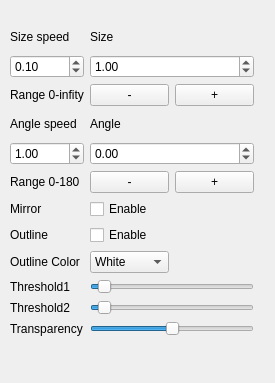
<?xml version="1.0" encoding="UTF-8"?>
<ui version="4.0">
 <class>Controller</class>
 <widget class="QWidget" name="Controller">
  <property name="geometry">
   <rect>
    <x>0</x>
    <y>0</y>
    <width>275</width>
    <height>383</height>
   </rect>
  </property>
  <property name="windowTitle">
   <string>Form</string>
  </property>
  <widget class="QWidget" name="">
   <property name="geometry">
    <rect>
     <x>10</x>
     <y>25</y>
     <width>244</width>
     <height>311</height>
    </rect>
   </property>
   <layout class="QGridLayout" name="gridLayout">
    <item row="0" column="0">
     <widget class="QLabel" name="label_8">
      <property name="text">
       <string>Size speed</string>
      </property>
     </widget>
    </item>
    <item row="0" column="1" colspan="2">
     <widget class="QLabel" name="label_9">
      <property name="text">
       <string>Size</string>
      </property>
     </widget>
    </item>
    <item row="1" column="0">
     <widget class="QDoubleSpinBox" name="SizeSpeed">
      <property name="value">
       <double>0.100000000000000</double>
      </property>
     </widget>
    </item>
    <item row="1" column="1" colspan="2">
     <widget class="QDoubleSpinBox" name="lineEdit_Size">
      <property name="value">
       <double>1.000000000000000</double>
      </property>
     </widget>
    </item>
    <item row="2" column="0">
     <widget class="QLabel" name="label_10">
      <property name="text">
       <string>Range 0-infity</string>
      </property>
     </widget>
    </item>
    <item row="2" column="1">
     <widget class="QPushButton" name="SizeDown">
      <property name="text">
       <string>-</string>
      </property>
     </widget>
    </item>
    <item row="2" column="2">
     <widget class="QPushButton" name="SizeUp">
      <property name="text">
       <string>+</string>
      </property>
     </widget>
    </item>
    <item row="3" column="0">
     <widget class="QLabel" name="label">
      <property name="text">
       <string>Angle speed</string>
      </property>
     </widget>
    </item>
    <item row="3" column="1">
     <widget class="QLabel" name="label_2">
      <property name="text">
       <string>Angle</string>
      </property>
     </widget>
    </item>
    <item row="4" column="0">
     <widget class="QDoubleSpinBox" name="AngleSpeed">
      <property name="value">
       <double>1.000000000000000</double>
      </property>
     </widget>
    </item>
    <item row="4" column="1" colspan="2">
     <widget class="QDoubleSpinBox" name="lineEdit_Angle">
      <property name="minimum">
       <double>-1000.000000000000000</double>
      </property>
      <property name="maximum">
       <double>1000.000000000000000</double>
      </property>
     </widget>
    </item>
    <item row="5" column="0">
     <widget class="QLabel" name="label_5">
      <property name="text">
       <string>Range 0-180</string>
      </property>
     </widget>
    </item>
    <item row="5" column="1">
     <widget class="QPushButton" name="AngleDown">
      <property name="text">
       <string>-</string>
      </property>
     </widget>
    </item>
    <item row="5" column="2">
     <widget class="QPushButton" name="AngleUp">
      <property name="text">
       <string>+</string>
      </property>
     </widget>
    </item>
    <item row="6" column="0">
     <widget class="QLabel" name="label_15">
      <property name="text">
       <string>Mirror</string>
      </property>
     </widget>
    </item>
    <item row="6" column="1">
     <widget class="QCheckBox" name="QCheckBoxMirror">
      <property name="text">
       <string>Enable</string>
      </property>
      <property name="checked">
       <bool>false</bool>
      </property>
     </widget>
    </item>
    <item row="7" column="0">
     <widget class="QLabel" name="label_14">
      <property name="text">
       <string>Outline</string>
      </property>
     </widget>
    </item>
    <item row="7" column="1">
     <widget class="QCheckBox" name="QCheckBoxOutline">
      <property name="text">
       <string>Enable</string>
      </property>
     </widget>
    </item>
    <item row="8" column="0">
     <widget class="QLabel" name="label_16">
      <property name="text">
       <string>Outline Color</string>
      </property>
     </widget>
    </item>
    <item row="8" column="1">
     <widget class="QComboBox" name="comboBoxColor">
      <item>
       <property name="text">
        <string>White</string>
       </property>
      </item>
      <item>
       <property name="text">
        <string>Blue</string>
       </property>
      </item>
      <item>
       <property name="text">
        <string>Yellow</string>
       </property>
      </item>
      <item>
       <property name="text">
        <string>Red</string>
       </property>
      </item>
      <item>
       <property name="text">
        <string>Green</string>
       </property>
      </item>
      <item>
       <property name="text">
        <string>Gold</string>
       </property>
      </item>
      <item>
       <property name="text">
        <string>Black</string>
       </property>
      </item>
     </widget>
    </item>
    <item row="9" column="0">
     <widget class="QLabel" name="label_12">
      <property name="text">
       <string>Threshold1</string>
      </property>
     </widget>
    </item>
    <item row="9" column="1" colspan="2">
     <widget class="QSlider" name="QSlider_threshold1">
      <property name="maximum">
       <number>1000</number>
      </property>
      <property name="value">
       <number>50</number>
      </property>
      <property name="orientation">
       <enum>Qt::Horizontal</enum>
      </property>
     </widget>
    </item>
    <item row="10" column="0">
     <widget class="QLabel" name="label_13">
      <property name="text">
       <string>Threshold2</string>
      </property>
     </widget>
    </item>
    <item row="10" column="1" colspan="2">
     <widget class="QSlider" name="QSlider_threshold2">
      <property name="maximum">
       <number>1000</number>
      </property>
      <property name="value">
       <number>50</number>
      </property>
      <property name="orientation">
       <enum>Qt::Horizontal</enum>
      </property>
     </widget>
    </item>
    <item row="11" column="0">
     <widget class="QLabel" name="label_11">
      <property name="text">
       <string>Transparency</string>
      </property>
     </widget>
    </item>
    <item row="11" column="1" colspan="2">
     <widget class="QSlider" name="QSliderTransparency">
      <property name="maximum">
       <number>100</number>
      </property>
      <property name="singleStep">
       <number>1</number>
      </property>
      <property name="value">
       <number>50</number>
      </property>
      <property name="orientation">
       <enum>Qt::Horizontal</enum>
      </property>
     </widget>
    </item>
   </layout>
  </widget>
 </widget>
 <resources/>
 <connections/>
</ui>
